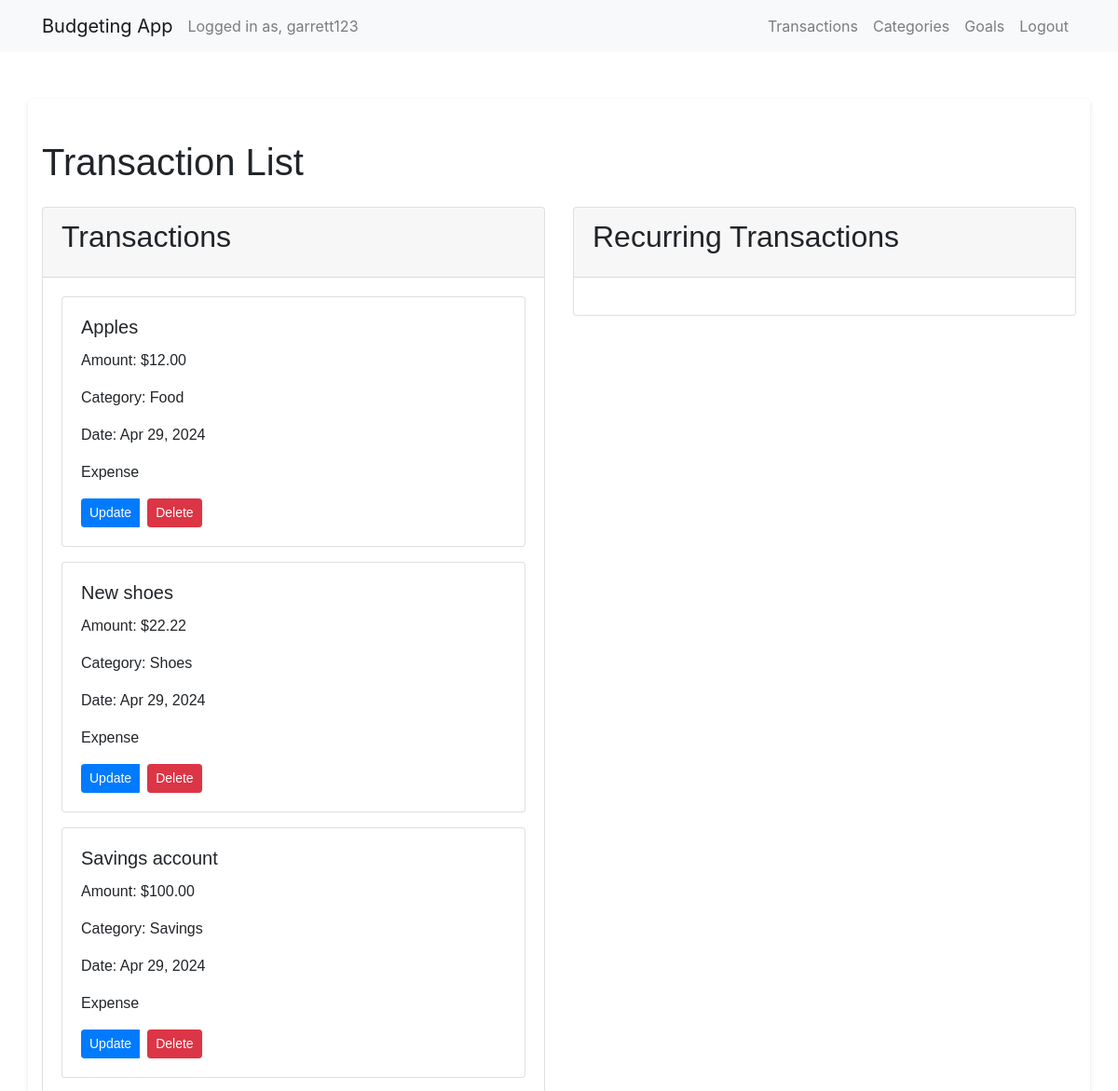
Before: /transaction_list/ (signed in, upper part) with the older database file.
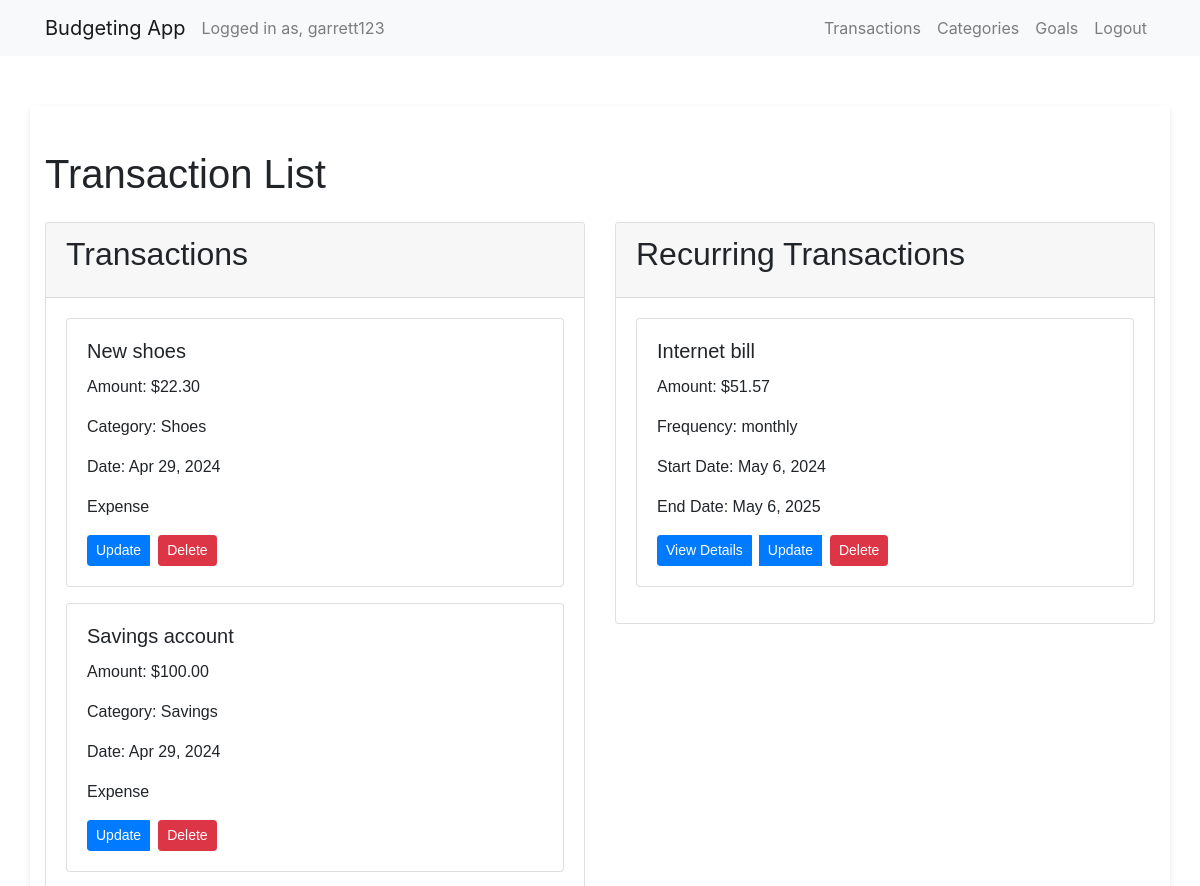
After: the same page with the newer database file.
### budget/models.py (models this page shows, shortened)
class Transaction(models.Model):
    user = models.ForeignKey(User, on_delete=models.CASCADE)
    amount = models.DecimalField(max_digits=10, decimal_places=2)
    description = models.CharField(max_length=255)
    category = models.ForeignKey(Category, on_delete=models.CASCADE)
    is_income = models.BooleanField(default=False)
    transaction_date = models.DateField()
    recurring = models.BooleanField(default=False)
    frequency = models.CharField(max_length=10, null=True, blank=True)  # e.g., 'monthly', 'weekly',
    start_date = models.DateField(null=True, blank=True)
    end_date = models.DateField(null=True, blank=True)
    original_transaction = models.ForeignKey('self', on_delete=models.CASCADE, null=True, blank=True)

class Category(models.Model):
    user = models.ForeignKey(User, on_delete=models.CASCADE)
    name = models.CharField(max_length=255)

### budget/views.py (the view)
# urls.py: path('transaction_list/', views.transaction_list, name='transaction_list'),
@login_required
def transaction_list(request):
    transactions = Transaction.objects.filter(user=request.user, recurring=False, original_transaction__isnull=True).order_by('-transaction_date')
    original_transactions = Transaction.objects.filter(user=request.user, recurring=True, original_transaction__isnull=True).distinct().order_by('-transaction_date')
    context = {
        'transactions': transactions,
        'recurring_transactions': original_transactions,
    }
    return render(request, 'transaction_list.html', context)

### budget/templates/transaction_list.html (shortened to what this page needs)
{% extends 'layout.html' %}
{% load static %}
{% block content %}
<div class="container body">
    <h1 class="my-4">Transaction List</h1>
    <div class="row">
        <div class="col-md-6">
            <div class="card mb-4">
                <div class="card-header">
                    <h2 class="card-title">Transactions</h2>
                </div>
                <div class="card-body">
                    {% for transaction in transactions %}
                        <div class="card mb-3">
                            <div class="card-body">
                                <h5 class="card-title">{{ transaction.description }}</h5>
                                <p class="card-text">Amount: ${{ transaction.amount }}</p>
                                <p class="card-text">Category: {{ transaction.category.name }}</p>
                                <p class="card-text">Date: {{ transaction.transaction_date|date:"M d, Y" }}</p>
                                <p class="card-text">{% if transaction.is_income %}Income{% else %}Expense{% endif %}</p>
                                <div class="btn-group">
                                    <a href="{% url 'update_transaction' transaction.id %}" class="btn btn-primary btn-sm mr-2">Update</a>
                                    <form action="{% url 'delete_transaction' transaction.id %}" method="post">
                                        <button type="submit" class="btn btn-danger btn-sm" onclick="return confirm('Are you sure you want to delete this transaction?')">Delete</button>
                                    </form>
                                </div>
                            </div>
                        </div>
                    {% endfor %}
                </div>
            </div>
        </div>
        <div class="col-md-6">
            <div class="card mb-4">
                <div class="card-header">
                    <h2 class="card-title">Recurring Transactions</h2>
                </div>
                <div class="card-body">
                    {% for recurring_transaction in recurring_transactions %}
                        <div class="card mb-3">
                            <div class="card-body">
                                <h5 class="card-title">{{ recurring_transaction.description }}</h5>
                                <p class="card-text">Amount: ${{ recurring_transaction.amount }}</p>
                                <p class="card-text">Frequency: {{ recurring_transaction.frequency }}</p>
                                <p class="card-text">Start Date: {{ recurring_transaction.start_date }}</p>
                                <p class="card-text">End Date: {{ recurring_transaction.end_date }}</p>
                                <div class="btn-group">
                                    <a href="{% url 'recurring_transaction_detail' recurring_transaction.id %}" class="btn btn-primary btn-sm mr-2">View Details</a>
                                    <a href="{% url 'update_transaction' recurring_transaction.id %}" class="btn btn-primary btn-sm mr-2">Update</a>
                                    <form action="{% url 'delete_transaction' recurring_transaction.id %}" method="post">
                                        <button type="submit" class="btn btn-danger btn-sm" onclick="return confirm('Are you sure you want to delete this recurring transaction?')">Delete</button>
                                    </form>
                                </div>
                            </div>
                        </div>
                    {% endfor %}
                </div>
            </div>
        </div>
    </div>
</div>
{% endblock %}

### budget/templates/layout.html (shortened to what this page needs)
{% load static %}
<!DOCTYPE html>
<html lang="en">
<head>
  <link rel="stylesheet" href="{% static 'styles.css' %}">
  <link rel="stylesheet" href="https://stackpath.bootstrapcdn.com/bootstrap/4.5.2/css/bootstrap.min.css">
</head>
<body>
    <div class="header">
        <nav class="navbar navbar-expand-lg navbar-light bg-light">
            <div class="container">
            <a class="navbar-brand" href="{% url 'index' %}">Budgeting App</a>
            {% if user.is_authenticated %}
            <span class="navbar-text">Logged in as, {{ user.username }}</span>
            {% endif %}
            <div class="collapse navbar-collapse" id="navbarNav">
                <ul class="navbar-nav ml-auto">
                    {% if user.is_authenticated %}
                <li class="nav-item">
                    <a class="nav-link" href="{% url 'transaction_list' %}">Transactions</a>
                </li>
                <li class="nav-item">
                    <a class="nav-link" href="#">Categories</a>
                </li>
                <li class="nav-item">
                    <a class="nav-link" href="#">Goals</a>
                </li>
                <li class="nav-item">
                    <a class="nav-link" href="{% url 'logout' %}">Logout</a>
                </li>
                {% else %}
                <li class="nav-item">
                    <a class="nav-link" href="{% url 'login' %}">Login</a>
                </li>
                {% endif %}
                </ul>
            </div>
            </div>
        </nav>
    </div>
    {% block content %}{% endblock %}
</body>
</html>

### budget/static/styles.css (style rules this page uses)
.body { font-family: Arial, sans-serif; max-width: 800px; margin: 0 auto; padding: 20px; border-radius: 5px; box-shadow: 0 2px 5px rgba(0, 0, 0, 0.1); margin-top: 50px; margin-bottom: 50px; }
.container.body { margin-top: 50px; margin-bottom: 50px; }
.card-header { padding: 10px 15px; }
.card { margin-bottom: 20px; }
.card-title { margin-bottom: 0; }

Changed rows visible on the page:
removed Transaction: is_income "Expense", shown under "Transactions"
changed Transaction "New shoes": amount "22.22" → "22.30"
added Transaction: description "Internet bill", amount "51.57", frequency "monthly", start_date "May 6, 2024", end_date "May 6, 2025", shown under "Recurring Transactions"
